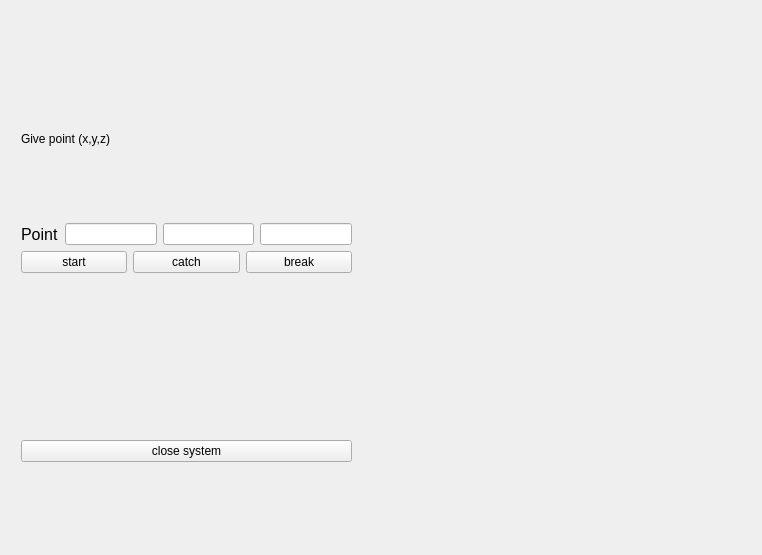
<?xml version="1.0" encoding="UTF-8"?>
<ui version="4.0">
 <class>MainWindow</class>
 <widget class="QMainWindow" name="MainWindow">
  <property name="geometry">
   <rect>
    <x>0</x>
    <y>0</y>
    <width>762</width>
    <height>555</height>
   </rect>
  </property>
  <property name="windowTitle">
   <string>control</string>
  </property>
  <widget class="QWidget" name="centralWidget">
   <widget class="QWidget" name="verticalLayoutWidget">
    <property name="geometry">
     <rect>
      <x>370</x>
      <y>60</y>
      <width>381</width>
      <height>401</height>
     </rect>
    </property>
    <layout class="QVBoxLayout" name="mplvl">
     <item>
      <widget class="QWidget" name="mplwindow" native="true">
       <property name="sizePolicy">
        <sizepolicy hsizetype="Expanding" vsizetype="Preferred">
         <horstretch>0</horstretch>
         <verstretch>0</verstretch>
        </sizepolicy>
       </property>
      </widget>
     </item>
    </layout>
   </widget>
   <widget class="QWidget" name="">
    <property name="geometry">
     <rect>
      <x>21</x>
      <y>61</y>
      <width>331</width>
      <height>401</height>
     </rect>
    </property>
    <layout class="QHBoxLayout" name="horizontalLayout_3">
     <item>
      <layout class="QVBoxLayout" name="verticalLayout">
       <item>
        <widget class="QLabel" name="Explanation_1">
         <property name="text">
          <string>Give point (x,y,z)</string>
         </property>
        </widget>
       </item>
       <item>
        <layout class="QHBoxLayout" name="horizontalLayout">
         <item>
          <widget class="QLabel" name="label_2">
           <property name="font">
            <font>
             <pointsize>12</pointsize>
            </font>
           </property>
           <property name="text">
            <string>Point</string>
           </property>
          </widget>
         </item>
         <item>
          <widget class="QLineEdit" name="getx">
           <property name="inputMask">
            <string/>
           </property>
          </widget>
         </item>
         <item>
          <widget class="QLineEdit" name="gety"/>
         </item>
         <item>
          <widget class="QLineEdit" name="getz"/>
         </item>
        </layout>
       </item>
       <item>
        <layout class="QHBoxLayout" name="horizontalLayout_2">
         <item>
          <widget class="QPushButton" name="btnstart">
           <property name="text">
            <string>start</string>
           </property>
          </widget>
         </item>
         <item>
          <widget class="QPushButton" name="btncatch">
           <property name="text">
            <string>catch</string>
           </property>
          </widget>
         </item>
         <item>
          <widget class="QPushButton" name="btnbreak">
           <property name="text">
            <string>break</string>
           </property>
          </widget>
         </item>
        </layout>
       </item>
       <item>
        <widget class="QLabel" name="label">
         <property name="text">
          <string/>
         </property>
        </widget>
       </item>
       <item>
        <widget class="QPushButton" name="pushButton">
         <property name="text">
          <string>close system</string>
         </property>
         <property name="shortcut">
          <string>Esc</string>
         </property>
        </widget>
       </item>
      </layout>
     </item>
    </layout>
   </widget>
  </widget>
 </widget>
 <resources/>
 <connections>
  <connection>
   <sender>pushButton</sender>
   <signal>clicked()</signal>
   <receiver>MainWindow</receiver>
   <slot>close()</slot>
   <hints>
    <hint type="sourcelabel">
     <x>144</x>
     <y>459</y>
    </hint>
    <hint type="destinationlabel">
     <x>365</x>
     <y>483</y>
    </hint>
   </hints>
  </connection>
 </connections>
</ui>
